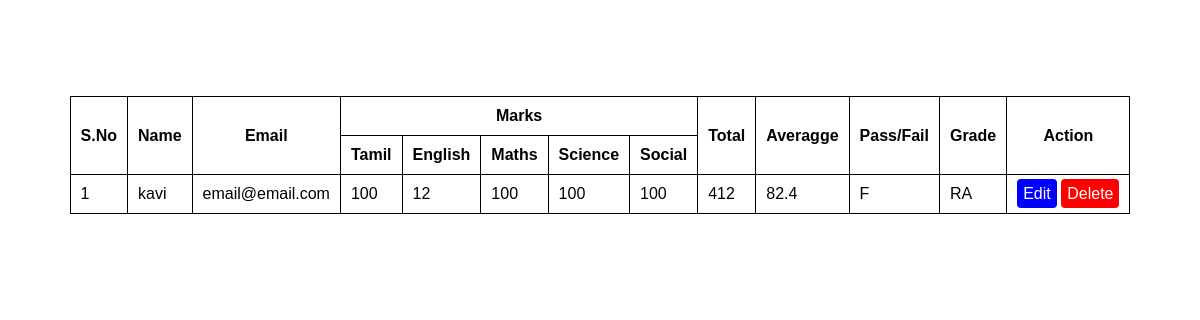
The page /details/ on the database as committed earlier.
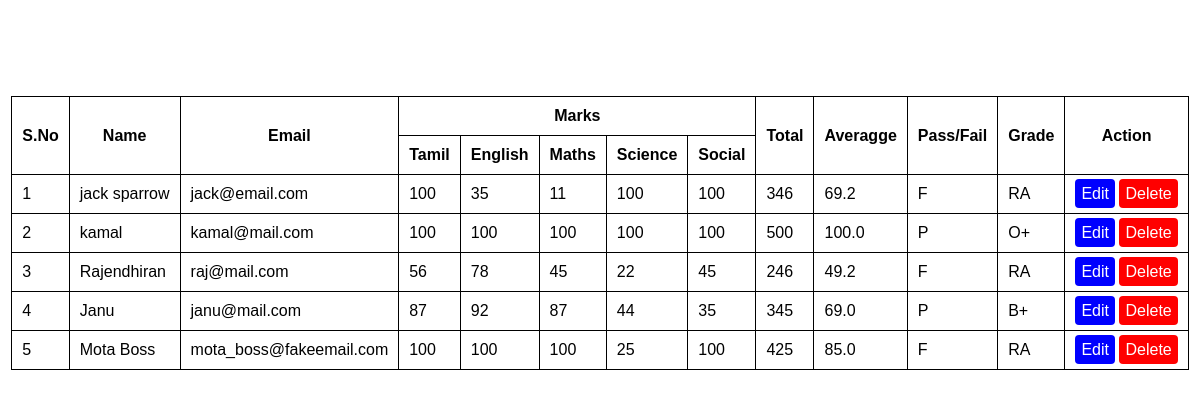
The same page on the database as committed later.
### student_app/models.py (models this page shows)
class StudentDetails(models.Model):
    name = models.CharField(max_length=60)
    email = models.CharField(max_length=100)
    tamil = models.IntegerField(default=0)
    english = models.IntegerField(default=0)
    maths = models.IntegerField(default=0)
    science = models.IntegerField(default=0)
    social = models.IntegerField(default=0)
    total = models.IntegerField(default=0)
    average = models.CharField(max_length=100)
    pass_fail = models.CharField(max_length=100)
    grade = models.CharField(max_length=100)

### student_app/views.py (the view)
# urls.py: path('details/', Details.as_view(), name="details"),
class Details(View):
    def get(self, request):
        details = StudentDetails.objects.all()
        return render(request, "student_app/details.html", {'details':details})

### student_app/templates/student_app/details.html (shortened to what this page needs)
<!DOCTYPE html>
{% load static %}
<html lang="en">
<head>
    <link rel="stylesheet" href="{% static 'student_app/css/details.css' %}">
</head>
<body>
<div class="container-table">
    <div class="table">
        <table>
            <thead>
                <tr>
                    <th rowspan="2">S.No</th>
                    <th rowspan="2">Name</th>
                    <th rowspan="2">Email</th>
                    <th colspan="5">Marks</th>
                    <th rowspan="2">Total</th>
                    <th rowspan="2">Averagge</th>
                    <th rowspan="2">Pass/Fail</th>
                    <th rowspan="2">Grade</th>
                    <th rowspan="2">Action</th>
                </tr>
                <tr>
                    <th>Tamil</th>
                    <th>English</th>
                    <th>Maths</th>
                    <th>Science</th>
                    <th>Social</th>
                </tr>
            </thead>
            <tbody>
                {% for t in details %}
                <tr>
                    <td>{{ forloop.counter }}</td>
                    <td>{{ t.name }}</td>
                    <td>{{ t.email }}</td>
                    <td>{{ t.tamil }}</td>
                    <td>{{ t.english }}</td>
                    <td>{{ t.maths }}</td>
                    <td>{{ t.science }}</td>
                    <td>{{ t.social }}</td>
                    <td>{{ t.total }}</td>
                    <td>{{ t.average }}</td>
                    <td>{{ t.pass_fail }}</td>
                    <td>{{ t.grade }}</td>
                    <td class="action">
                        <a href="{% url 'update' t.id %}" class="btn edit">Edit</a>
                        <a href="{% url 'delete' t.id %}" class="btn delete">Delete</a>
                    </td>
                {% empty %}
                    <td colspan="13">No Details Found!</td>
                </tr>
                {% endfor %}
            </tbody>
        </table>
    </div>
</div>
</body>
</html>

### student_app/static/student_app/css/details.css (style rules this page uses)
* { margin: 0; padding: 0; font-family: sans-serif; }
.table table { margin: 8% auto; }
.table table,tr,th,td { border: 1px solid black; padding: 10px; border-collapse: collapse; }
.table .action .edit { color: #fff; background: blue; padding: 6px; text-decoration: none; border-radius: 4px; }
.table .action .delete { color: #fff; background: red; padding: 6px; text-decoration: none; border-radius: 4px; }

Rows that differ between the two databases and show on the page:
removed StudentDetails: name "kavi", email "email@email.com", tamil "100", english "12", maths "100", science "100", social "100", total "412", average "82.4", pass_fail "F", grade "RA"
added StudentDetails: name "jack sparrow", email "jack@email.com", tamil "100", english "35", maths "11", science "100", social "100", total "346", average "69.2", pass_fail "F", grade "RA"
added StudentDetails: name "kamal", email "kamal@mail.com", tamil "100", english "100", maths "100", science "100", social "100", total "500", average "100.0", pass_fail "P", grade "O+"
added StudentDetails: name "Rajendhiran", email "raj@mail.com", tamil "56", english "78", maths "45", science "22", social "45", total "246", average "49.2", pass_fail "F", grade "RA"
added StudentDetails: name "Janu", email "janu@mail.com", tamil "87", english "92", maths "87", science "44", social "35", total "345", average "69.0", pass_fail "P", grade "B+"
added StudentDetails: name "Mota Boss", email "mota_boss@fakeemail.com", tamil "100", english "100", maths "100", science "25", social "100", total "425", average "85.0", pass_fail "F", grade "RA"
